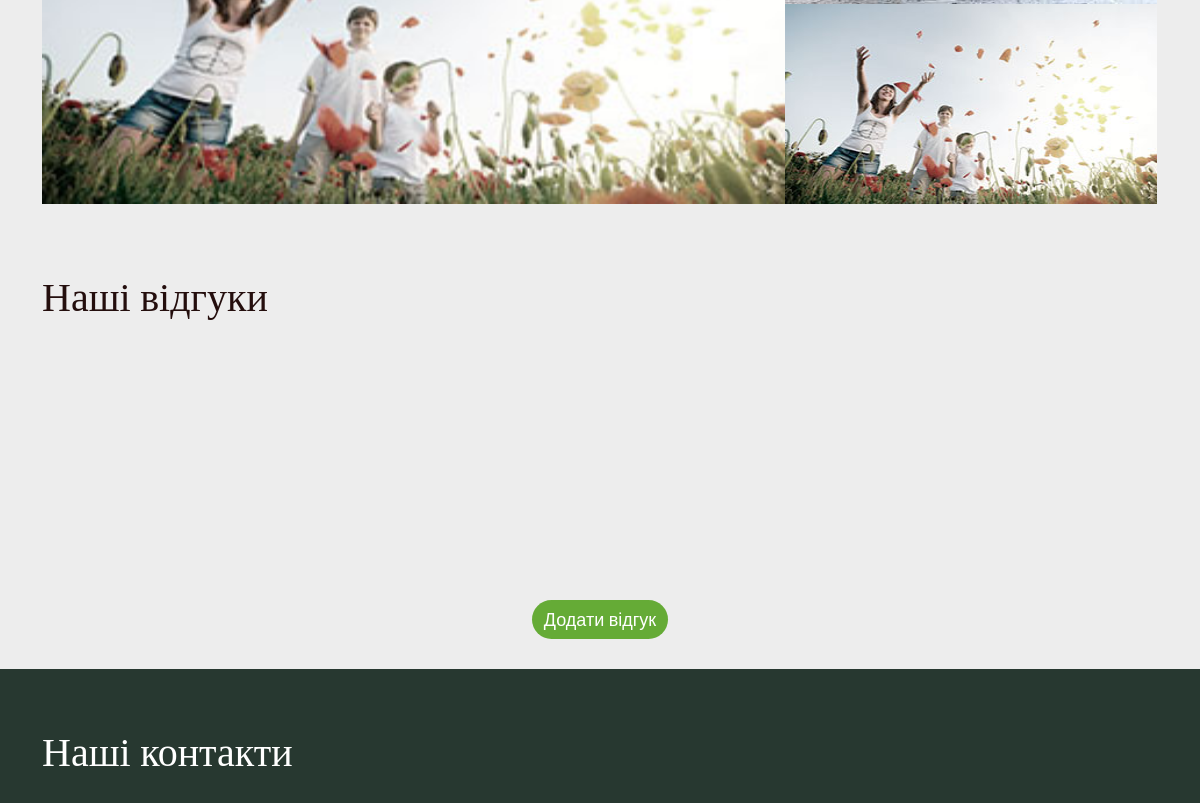
The app's page / (middle part), older data.
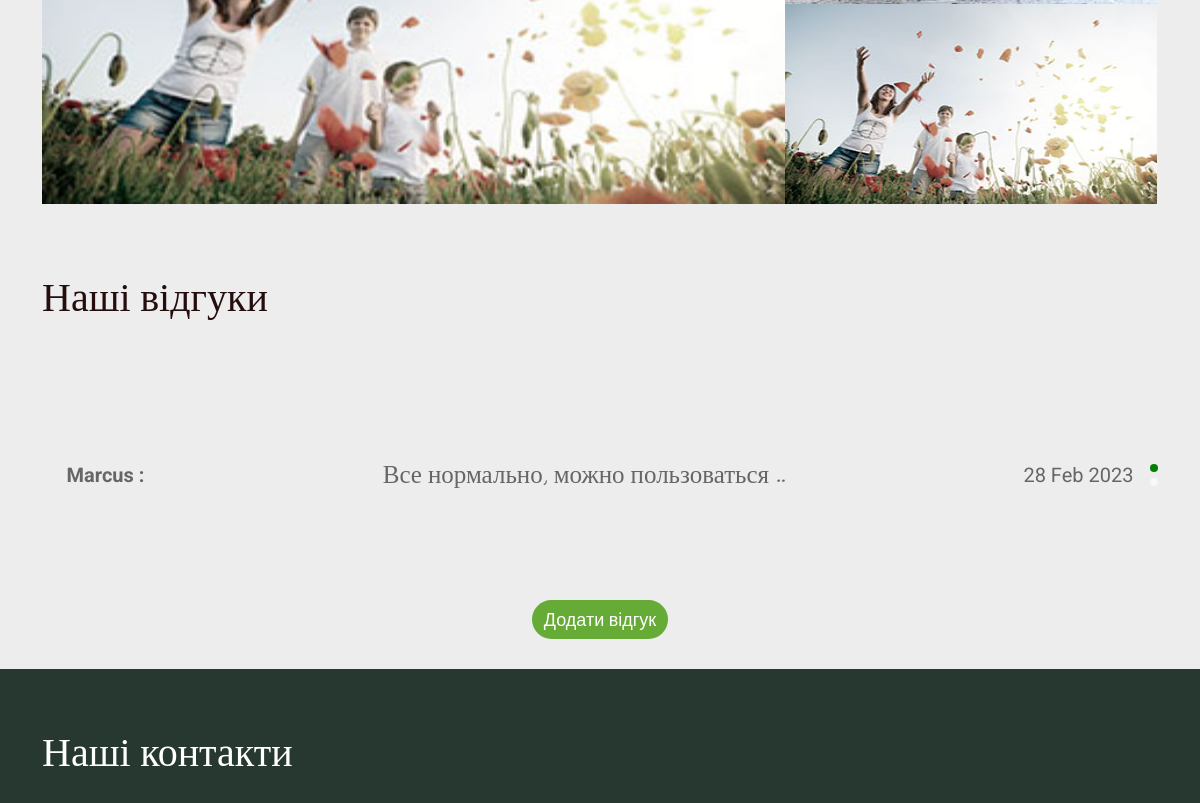
The same page, newer data.
### dentalex/models.py (models this page shows, shortened)
class Gallery(models.Model):
	photo = models.ImageField(upload_to = 'photos')
	choused = models.BooleanField(default = True)

class Review(models.Model):
	name = models.CharField(max_length = 50)
	body = models.TextField()
	created = models.DateTimeField(auto_now_add=True)
	active = models.BooleanField(default=True)
	class Meta:
		ordering = ('created',)

### dentalex/views.py (the view, shortened to what this page needs)
# urls.py: path('', views.home, name='home'),
def home(request):
	menu_lang = request.session.get('lang', 'UA') # set the lang default
	data_banner = Banner.objects.get()
	data_social = SocialLink.objects.get()
	data_gallery = Gallery.objects.all().filter(choused=True)
	data_service = Service.objects.order_by('id')
	data_reviews = Review.objects.order_by('-created').filter(active=True)
	data = {
		'data_banner': data_banner,
		'data_service': data_service[0 : 4],
		'data_lang': menu_lang,
		'data_social': data_social,
		'data_gallery': data_gallery[0:9],
		'data_reviews': data_reviews[0:15]
	}
	return render( request, 'pages/home.html', data)

### dentalex/templatetags/custom_tag.py (called while the page is built)
@register.simple_tag
def concat( path_str, path_var ):
	return path_str + str(path_var)

### templates/pages/home.html (shortened to what this page needs)
{% extends 'base.html' %}
{% load static %}
{% load humanize %}
{% block content %}
        <div class="page">
            <div class="content">
               <section class="ours-team">
                <div class="wrap-ours-team container">
                  <div class="grid">
                    {% for item in data_gallery %}
                    <div class="grid-item"><img src="{{ item.photo.url }}" alt="Галерея"></div>
                    {% endfor %}
                  </div>
                </div>
               </section>
               <section class="reviews">
                <div class="wrap-reviews container">
                  <h3 class="cap-tion">
                    Наші відгуки
                  </h3>
                  <div class="swiper swiper-reviews">
                    <div class="swiper-wrapper">
                      {% for item in data_reviews %}
                      <div class="swiper-slide reviews-item">
                        <span class="reviews-name">{{ item.name }} :</span>
                        <article class="reviews-body">{{ item.body }}</article>
                        <span class="date">{{ item.created|date:"d M Y" }}</span>
                      </div>
                      {% endfor %}
                    </div>
                    <div class="reviews-pagination swiper-pagination"></div>
                  </div>
                  <div class="wrap-reviews-btn">
                    <button class="btn btn-primary btn-animation" type="button" id="add-review">Додати відгук</button>
                  </div>
                </div>
               </section>
            {% include 'includes/footer.html' %}
            </div>
        </div>
{% endblock %}

Row changes from the older to the newer data that the page shows:
added Review: name "Marcus", body "Все нормально, можно пользоваться ..", created "28 Feb 2023"
